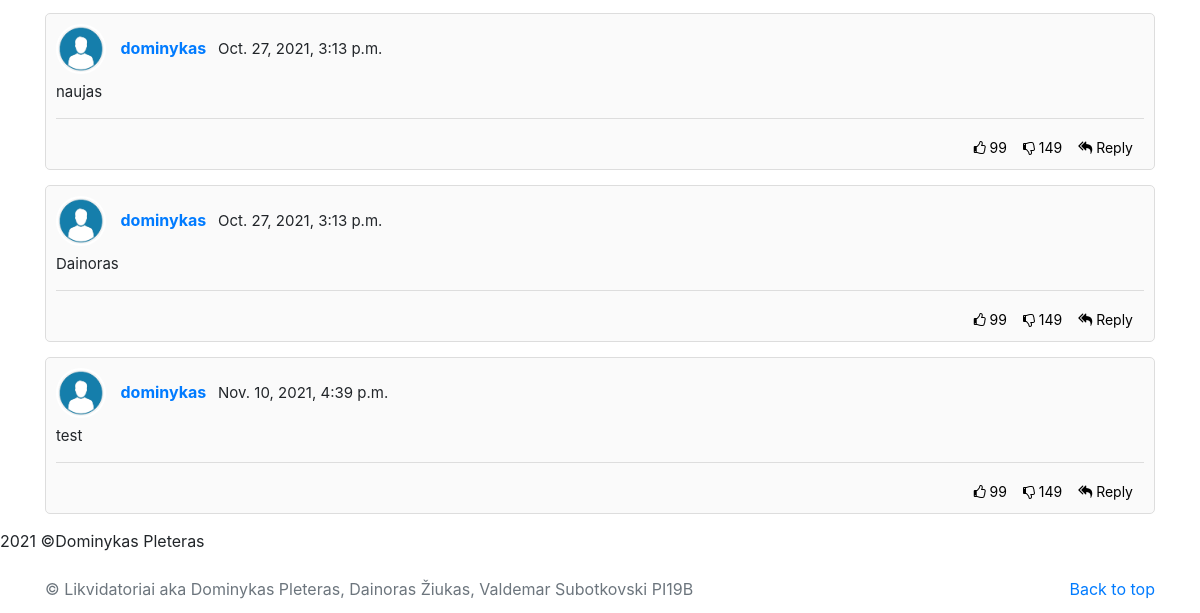
Before: /newsPage/5/ (lower part) with the older database file.
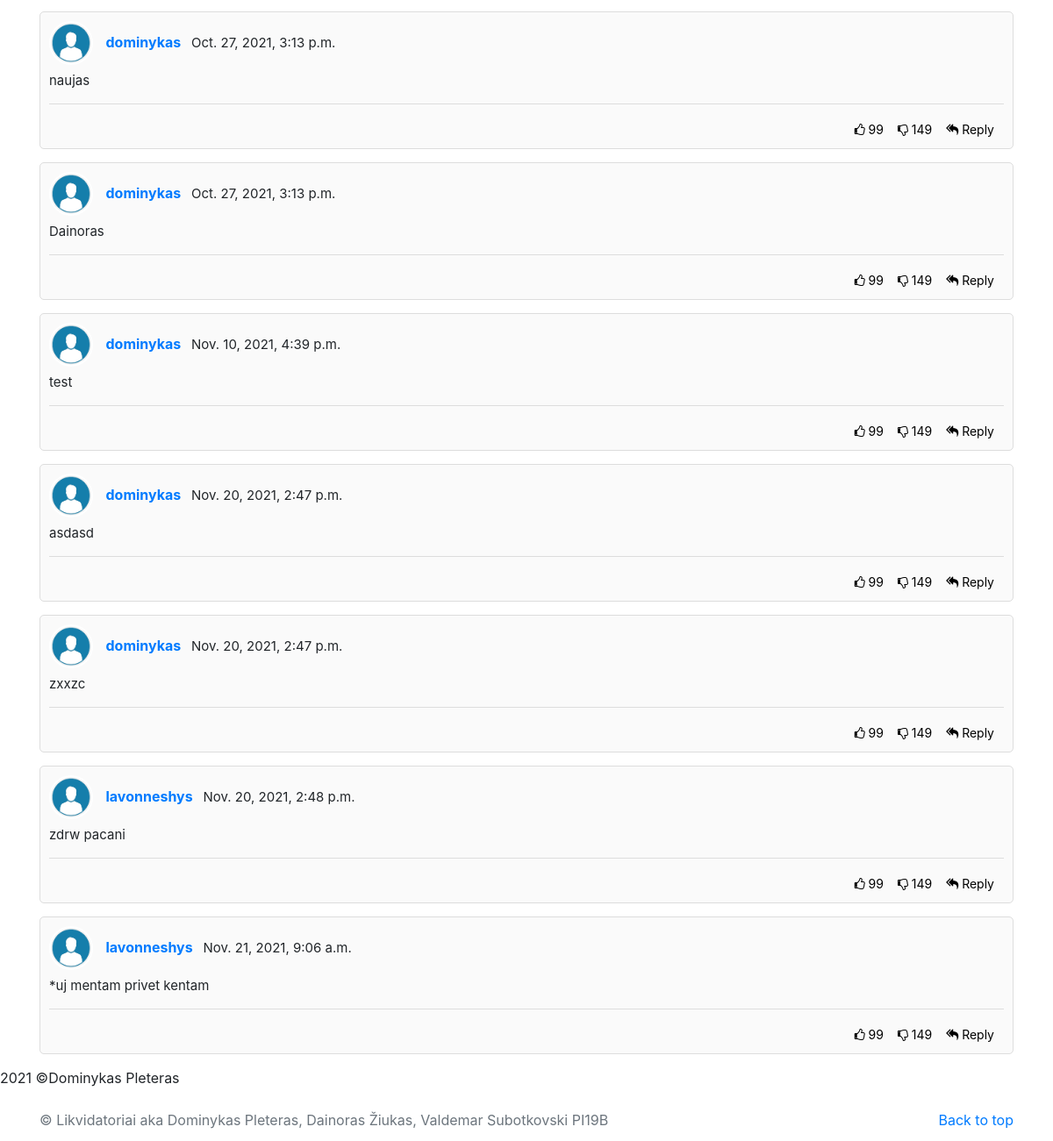
After: the same page with the newer database file.
### accounts/models.py (models this page shows, shortened)
class Comment(models.Model):
    userid=models.ForeignKey(User,related_name="users",null=True,on_delete=models.CASCADE)
    newsid= models.ForeignKey(NewsClass,related_name="comments", null=True, on_delete=models.CASCADE)
    body = models.TextField(null=True)
    date_added = models.DateTimeField(auto_now_add=True)

### accounts/views.py (the view)
# urls.py: path('newsPage/<str:pk>/', views.newsPage, name='newsPage'),
def newsPage(request,pk):
    news=NewsClass.objects.get(id=pk)
    comment=Comment.objects.all()
    context={'news':news, 'comment':comment}
    return render(request,'accounts/newsPage.html',context)

### accounts/templates/accounts/newsPage.html (shortened to what this page needs)
{% extends 'accounts/main.html' %}
{% block content %}
{% load static %}
<head>
    <link rel="stylesheet" href="https://cdnjs.cloudflare.com/ajax/libs/font-awesome/4.7.0/css/font-awesome.min.css">
    <link rel="stylesheet" href="https://maxcdn.bootstrapcdn.com/bootstrap/4.3.1/css/bootstrap.min.css">
</head>
<div id="wrapper">
    <div class="container">
        <div class="row">
            <div class="col-12">
                <div class="comments">
                        {% if not news.comments.all %}
                        {% if request.user.is_authenticated %}
                        Jokiu komentaru nera <a href="{% url 'addComment' news.id %}">Prideti nauja</a>
                        {% endif %}
                        {% else %}
                    {% for comment in news.comments.all%}
                    <div class="comment-box">
                        <span class="commenter-pic">
                            <img src="{%static '/Images/user-icon.png' %}" class="img-fluid">
                        </span>
                        <span class="commenter-name">
                            <a href="#">{{comment.userid}}</a> <span class="comment-time">{{comment.date_added}}</span>
                        </span>
                        <p class="comment-txt more">{{comment.body}}</p>
                        <div class="comment-meta">
                            <button class="comment-like"><i class="fa fa-thumbs-o-up" aria-hidden="true"></i>
                                99</button>
                            <button class="comment-dislike"><i class="fa fa-thumbs-o-down" aria-hidden="true"></i>
                                149</button>
                            <button class="comment-reply reply-popup"><i class="fa fa-reply-all" aria-hidden="true"></i>
                                Reply</button>
                        </div>
                    </div>
                    {% endfor %}
                </div>
                {% endif %}
            </div>
        </div>
    </div>
</div>
<footer>
    <address>2021 &copy;Dominykas Pleteras</address>
</footer>
{%endblock%}

Changed rows visible on the page:
added Comment: userid "dominykas", date_added "Nov. 20, 2021, 2:47 p.m.", body "asdasd"
added Comment: userid "dominykas", date_added "Nov. 20, 2021, 2:47 p.m.", body "zxxzc"
added Comment: userid "lavonneshys", date_added "Nov. 20, 2021, 2:48 p.m.", body "zdrw pacani"
added Comment: userid "lavonneshys", date_added "Nov. 21, 2021, 9:06 a.m.", body "*uj mentam privet kentam"
